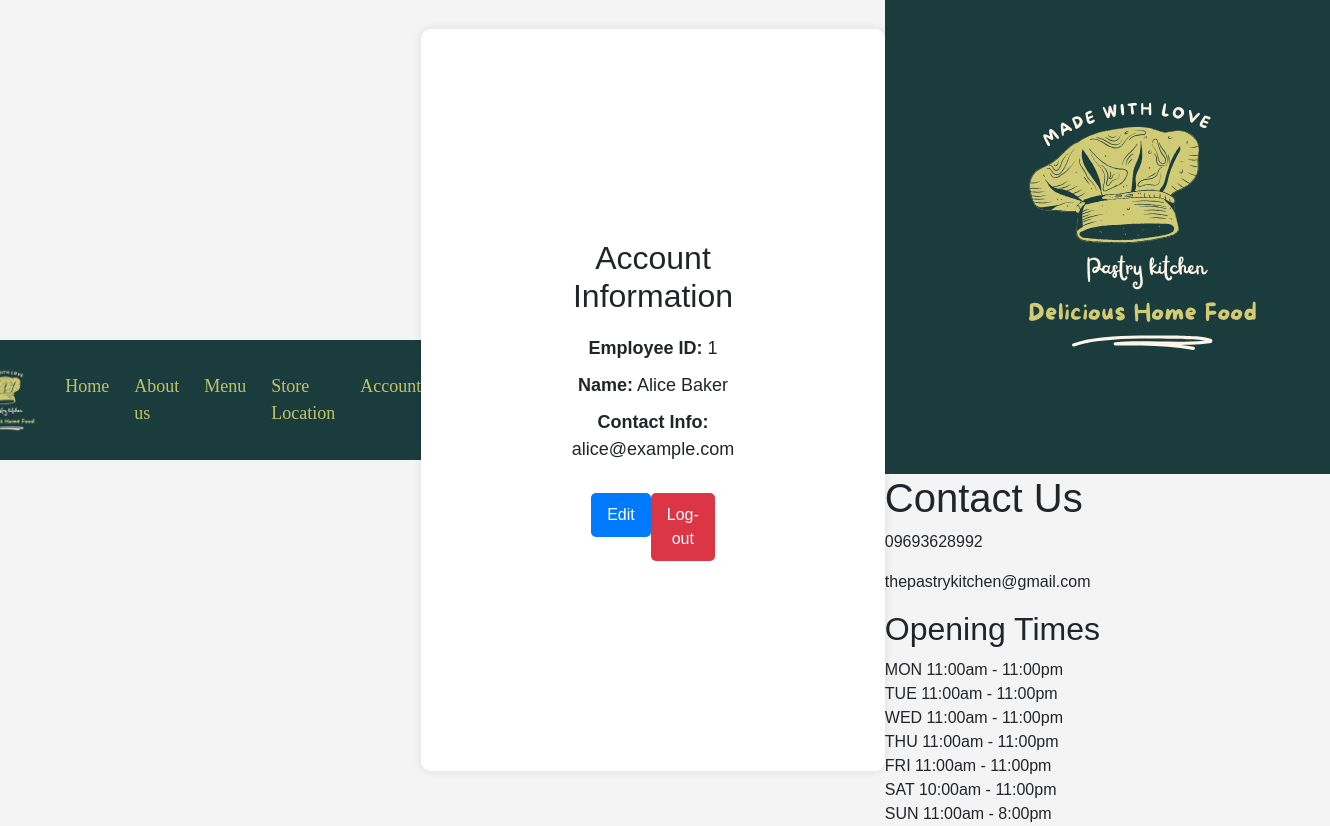
Page /account.php (signed in) on the committed database.
### tables this page shows
CREATE TABLE `employee` (
  `EmployeeID` int(11) NOT NULL,
  `EmployeeName` varchar(255) NOT NULL,
  `EmployeePassword` varchar(255) NOT NULL,
  `EmployeeContactInfo` varchar(255) DEFAULT NULL,
  `Salary` decimal(10,2) DEFAULT NULL
);

### account.php (the view, shortened to what this page needs)
<?php
include("db_connect.php");
$user_id = $_SESSION['user_id'];
$user_type = $_SESSION['user_type'];
if ($user_type === 'employee') {
    $stmt = $conn->prepare("SELECT EmployeeID, EmployeeName, EmployeeContactInfo FROM employee WHERE EmployeeID = ?");
} else if ($user_type === 'customer') {
    $stmt = $conn->prepare("SELECT CustomerID, CustomerName, CustomerEmail, CustomerBirthday FROM customer WHERE CustomerID = ?");
}
$stmt->bind_param("i", $user_id);
$stmt->execute();
$result = $stmt->get_result();
$user = $result->fetch_assoc();
?>
<!DOCTYPE html>
<html lang="en">
<head>
    <link href="https://cdn.jsdelivr.net/npm/bootstrap@5.3.2/dist/css/bootstrap.min.css" rel="stylesheet">
    <link rel="stylesheet" href="css/account.css"
    <nav>
    <div class="navigation-container">
        <img src="images/logo.png" alt="LOGO" class="logo-nav">
        <div class="nav-wrapper">
            <ul class="nav-links">
                <li><a href="homepage.php">Home</a></li>
                <li><a href="about.php">About us</a></li>
                <li><a href="menu.php">Menu</a></li>
                <li><a href="location.php">Store Location</a></li>
                <li><a href="account.php">Account</a></li>
            </ul>
        </div>
    </div>
</head>
<body>
    <div class="account-container">
        <h2>Account Information</h2>
        <div class="account-info">
            <?php if ($user_type === 'employee'): ?>
                <p><strong>Employee ID:</strong> <?php echo $user['EmployeeID']; ?></p>
                <p><strong>Name:</strong> <?php echo $user['EmployeeName']; ?></p>
                <p><strong>Contact Info:</strong> <?php echo $user['EmployeeContactInfo']; ?></p>
            <?php endif; ?>
        </div>
        <div class="button-container">
            <a href="edit_account.php"><button class="btn-edit">Edit</button></a>
            <a href="logout.php"><button class="btn-logout">Log-out</button></a>
        </div>
    </div>
    <section class="opening-container">
                                <img src="images/logo.png" alt="Bakery Logo" class="logo">
                                    <div class="contact">
                                        <h1>Contact Us</h1>
                                        <p><i class="fa-solid fa-phone"></i>09693628992</p>
                                        <p><i class="fa-solid fa-envelope"></i>thepastrykitchen@gmail.com</p>
                                    </div>
                                <div class="opening-times">
                                    <h2>Opening Times</h2>
                                    <div><span class="day">MON</span> <span class="time">11:00am - 11:00pm</span></div>
                                    <div><span class="day">TUE</span> <span class="time">11:00am - 11:00pm</span></div>
                                    <div><span class="day">WED</span> <span class="time">11:00am - 11:00pm</span></div>
                                    <div><span class="day">THU</span> <span class="time">11:00am - 11:00pm</span></div>
                                    <div><span class="day">FRI</span> <span class="time">11:00am - 11:00pm</span></div>
                                    <div><span class="day">SAT</span> <span class="time">10:00am - 11:00pm</span></div>
                                    <div><span class="day">SUN</span> <span class="time">11:00am - 8:00pm</span></div>
                                </div>
                            </section>
</html>

### css/account.css (style rules this page uses)
body { font-family: Arial, sans-serif; background-color: #f4f4f4; display: flex; justify-content: center; align-items: center; height: 100vh; margin: 0; }
.account-container { text-align: center; }
h2 { margin: 10px 0; }

### account.php (style rules this page uses)
.navigation-container { display: flex; align-items: center; justify-content: space-between; background-color: #1b3c3d; }
.logo-nav { height: 120px; }
.nav-wrapper { flex: 1; display: flex; justify-content: center; }
.nav-links { display: flex; gap: 25px; list-style: none; padding: 0; margin: 0; }
.nav-links li { list-style: none; font-size: 18px; font-family: "Palatino Linotype", "Book Antiqua", Palatino, serif; font-weight: 400; transition: color 0.3s ease; }
.nav-links a { text-decoration: none; color: rgb(190, 196, 106); font-size: 18px; transition: color 0.3s ease; }
.account-container { max-width: 600px; margin: 0 auto; background: white; padding: 200px 100px; border-radius: 10px; box-shadow: 0 0 10px rgba(0, 0, 0, 0.1); }
.account-container h2 { margin-bottom: 20px; }
.account-info p { font-size: 18px; margin: 10px 0; }
.button-container { margin-top: 20px; display: flex; justify-content: space-between; padding: 10px 70px; }
.button-container a { text-decoration: none; }
.button-container button { padding: 10px 16px; border: none; border-radius: 5px; cursor: pointer; }
.button-container .btn-edit { background-color: #007bff; color: white; }
.button-container .btn-logout { background-color: #dc3545; color: white; }

### rows in the picture
employee: EmployeeID "1", EmployeeName "Alice Baker", EmployeeContactInfo "alice@example.com"
